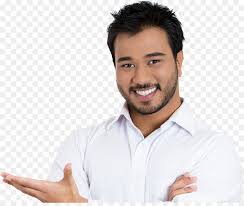
#> input picture 2_loadingImages/watch.jpg, 244 x 206 px, given in place of the camera
$ python main.py
#> lines starting #> are read from the running program, lines starting #| are printed output that depends on the picture; after the words box and inside, x2 and y2 are one past the last pixel; in counts of white or black regions, pixels touching at a corner belong together
import cv2
import numpy as np

cap = cv2.VideoCapture(0)

while True:
    _,frame = cap.read()
#> frame is the input picture: shape (206, 244, 3); mean B, G, R 214.9, 216.4, 223.2
    hsv = cv2.cvtColor(frame,cv2.COLOR_BGR2HSV_FULL)
#> hsv: shape (206, 244, 3); mean H, S, V 55.9, 19.6, 225.2
    #hsv hue sat value
    lower_red=np.array([150,0,0])
    upper_red=np.array([255,255,255])

    mask =cv2.inRange(hsv,lower_red,upper_red)
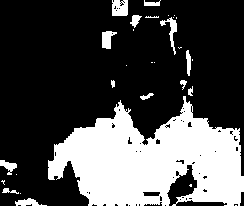
#> mask: shape (206, 244); 29.4% white; 30 white regions (15 under 20 px), largest, box (x1, y1, x2, y2) and area: (48, 96, 244, 206) 13429, (112, 0, 128, 16) 231, (160, 17, 177, 55) 181
    res=cv2.bitwise_and(frame,frame,mask=mask)
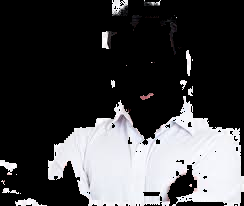
#> res: shape (206, 244, 3); mean B, G, R 69, 67.3, 67.3

    kernel = np.ones((15,15),np.float32)/255
    smoothed = cv2.filter2D(res,-1,kernel)
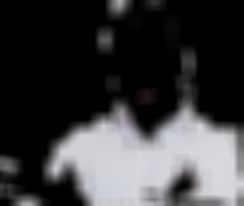
#> smoothed: shape (206, 244, 3); mean B, G, R 61, 59.6, 59.6

    cv2.imshow('frame',frame)
    cv2.imshow('mask',mask)
    cv2.imshow('res',res)
    cv2.imshow('smoothed',smoothed)

    k= cv2.waitKey(5) & 0xFF
#> (key Esc is pressed here)
    if k==27 :
        break

cv2.destroyAllWindows()
cap.release()
